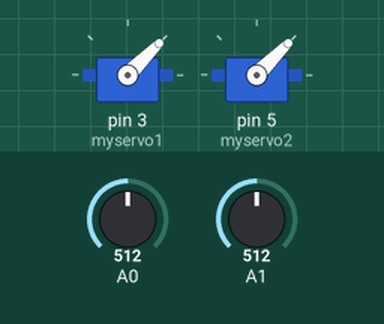
A sketch run on a simulated Arduino Uno, built with avr-gcc and run on an emulated ATmega328P. Parts: 2 × servo. The test bench sets the inputs (shaded band); at power-on: A0 = 512, A1 = 512. What the sketch prints to the serial monitor is not drawn.

Above: at 1.2 s.
1.3 s: A0 set to 400
2.8 s: A0 set to 364
At 3.1 s:
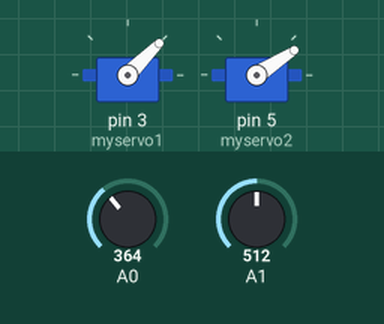
At 4.4 s:
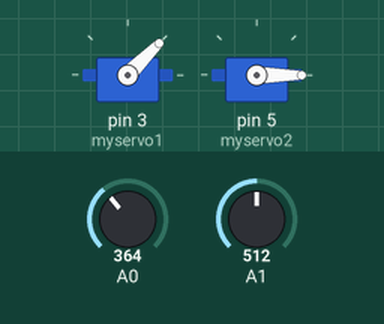
5.8 s: A1 set to 751
7.3 s: A1 set to 778
At 9.6 s:
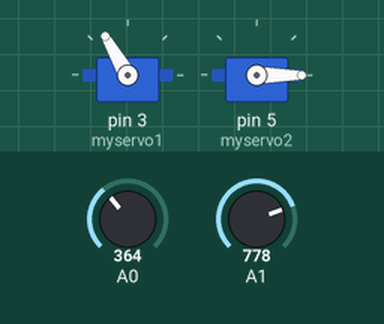
10.3 s: A1 set to 397
11.8 s: A1 set to 367
At 15.2 s:
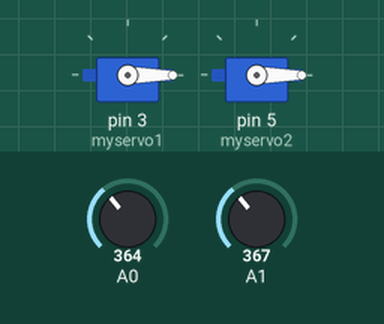
Timing chart, 0 to 15.8 s (numbered marks = the images above; inputs shaded):
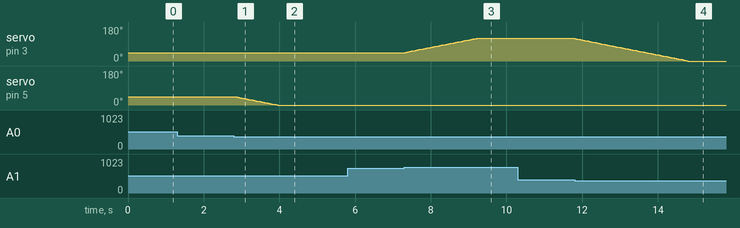

Measured:
- the behaviour switches between 383 and 382 on A0 (found by bisection; images 0 and 1)
- the behaviour switches between 762 and 763 on A1 (found by bisection; images 2 and 3)
- the behaviour switches between 382 and 381 on A1 (found by bisection; images 3 and 4)
- after the input at 1.3 s, every drawn part: stays the same
- after the input at 2.8 s, servo on pin 5 (myservo2): moves from 45° to 0° over 1.1 s, starting at once
- after the input at 5.8 s, every drawn part: stays the same
- after the input at 7.3 s, servo on pin 3 (myservo1): moves from 45° to 120° over 1.9 s, starting at once
- after the input at 10.3 s, every drawn part: stays the same
- after the input at 11.8 s, servo on pin 3 (myservo1): moves from 120° to 0° over 3.0 s, starting at once

The sketch:

joystick_robot2.ino
```cpp
#include <Servo.h>

Servo myservo1;
Servo myservo2;

int memoria1=45;
int memoria2=45;

void setup()
{
  myservo1.attach(3);
  myservo1.write(memoria1);

  myservo2.attach(5);
  myservo2.write(memoria2);
}
void loop()
{
  Serial.begin(9600);

  int val1 = analogRead(0);
     val1 = map(val1, 0, 1020, -4, 4);
  int val2 = analogRead(1);
     val2 = map(val2, 0, 1017, -4, 4);

                                         Serial.print(val1);        Serial.print(val2);

if ( val1 != 1 && val1 != -1){
  memoria1=memoria1+val1;
    if (memoria1>=120) { memoria1=120; }
    if (memoria1<=0)  {memoria1=0;}
}
  myservo2.write(memoria1);          // Serial.print(memoria1);

if ( val2 != 1 && val2 != -1 ){
  memoria2=memoria2+val2;
    if (memoria2>=120) {memoria2=120;}
    if (memoria2<=0) {memoria2=0;}
}
  myservo1.write(memoria2);          //    Serial.print(memoria1);

  delay(50);
}
```
